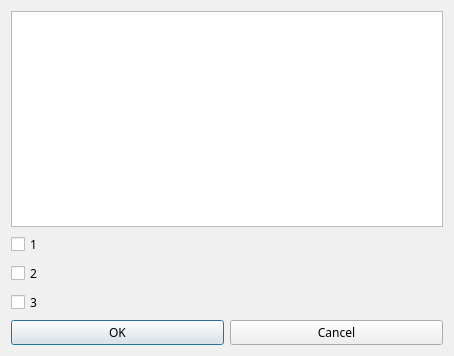
<?xml version="1.0" encoding="UTF-8"?>
<ui version="4.0">
 <class>choice_of_client_with_low_visits</class>
 <widget class="QDialog" name="choice_of_client_with_low_visits">
  <property name="geometry">
   <rect>
    <x>0</x>
    <y>0</y>
    <width>454</width>
    <height>356</height>
   </rect>
  </property>
  <property name="palette">
   <palette>
    <active>
     <colorrole role="Window">
      <brush brushstyle="SolidPattern">
       <color alpha="255">
        <red>245</red>
        <green>239</green>
        <blue>255</blue>
       </color>
      </brush>
     </colorrole>
    </active>
    <inactive>
     <colorrole role="Window">
      <brush brushstyle="SolidPattern">
       <color alpha="255">
        <red>240</red>
        <green>240</green>
        <blue>240</blue>
       </color>
      </brush>
     </colorrole>
    </inactive>
    <disabled>
     <colorrole role="Window">
      <brush brushstyle="SolidPattern">
       <color alpha="255">
        <red>245</red>
        <green>239</green>
        <blue>255</blue>
       </color>
      </brush>
     </colorrole>
    </disabled>
   </palette>
  </property>
  <property name="font">
   <font>
    <family>Kontora</family>
   </font>
  </property>
  <property name="windowTitle">
   <string>Dialog</string>
  </property>
  <layout class="QVBoxLayout" name="verticalLayout">
   <item>
    <widget class="QTextBrowser" name="textBrowser">
     <property name="palette">
      <palette>
       <active>
        <colorrole role="WindowText">
         <brush brushstyle="SolidPattern">
          <color alpha="255">
           <red>255</red>
           <green>255</green>
           <blue>255</blue>
          </color>
         </brush>
        </colorrole>
        <colorrole role="Base">
         <brush brushstyle="SolidPattern">
          <color alpha="255">
           <red>170</red>
           <green>85</green>
           <blue>127</blue>
          </color>
         </brush>
        </colorrole>
        <colorrole role="Window">
         <brush brushstyle="SolidPattern">
          <color alpha="255">
           <red>245</red>
           <green>239</green>
           <blue>255</blue>
          </color>
         </brush>
        </colorrole>
       </active>
       <inactive>
        <colorrole role="WindowText">
         <brush brushstyle="SolidPattern">
          <color alpha="255">
           <red>0</red>
           <green>0</green>
           <blue>0</blue>
          </color>
         </brush>
        </colorrole>
        <colorrole role="Base">
         <brush brushstyle="SolidPattern">
          <color alpha="255">
           <red>255</red>
           <green>255</green>
           <blue>255</blue>
          </color>
         </brush>
        </colorrole>
        <colorrole role="Window">
         <brush brushstyle="SolidPattern">
          <color alpha="255">
           <red>240</red>
           <green>240</green>
           <blue>240</blue>
          </color>
         </brush>
        </colorrole>
       </inactive>
       <disabled>
        <colorrole role="WindowText">
         <brush brushstyle="SolidPattern">
          <color alpha="255">
           <red>120</red>
           <green>120</green>
           <blue>120</blue>
          </color>
         </brush>
        </colorrole>
        <colorrole role="Base">
         <brush brushstyle="SolidPattern">
          <color alpha="255">
           <red>240</red>
           <green>240</green>
           <blue>240</blue>
          </color>
         </brush>
        </colorrole>
        <colorrole role="Window">
         <brush brushstyle="SolidPattern">
          <color alpha="255">
           <red>245</red>
           <green>239</green>
           <blue>255</blue>
          </color>
         </brush>
        </colorrole>
       </disabled>
      </palette>
     </property>
     <property name="font">
      <font>
       <family>Kontora</family>
       <pointsize>9</pointsize>
       <bold>false</bold>
      </font>
     </property>
     <property name="html">
      <string>&lt;!DOCTYPE HTML PUBLIC &quot;-//W3C//DTD HTML 4.0//EN&quot; &quot;http://www.w3.org/TR/REC-html40/strict.dtd&quot;&gt;
&lt;html&gt;&lt;head&gt;&lt;meta name=&quot;qrichtext&quot; content=&quot;1&quot; /&gt;&lt;meta charset=&quot;utf-8&quot; /&gt;&lt;style type=&quot;text/css&quot;&gt;
p, li { white-space: pre-wrap; }
hr { height: 1px; border-width: 0; }
li.unchecked::marker { content: &quot;\2610&quot;; }
li.checked::marker { content: &quot;\2612&quot;; }
&lt;/style&gt;&lt;/head&gt;&lt;body style=&quot; font-family:'Kontora'; font-size:9pt; font-weight:400; font-style:normal;&quot;&gt;
&lt;p style=&quot; margin-top:0px; margin-bottom:0px; margin-left:0px; margin-right:0px; -qt-block-indent:0; text-indent:0px;&quot;&gt;&lt;span style=&quot; font-family:'Segoe UI'; font-size:10pt; font-weight:700; color:#ffffff;&quot;&gt;Выбирете:&lt;/span&gt;&lt;/p&gt;
&lt;p style=&quot; margin-top:0px; margin-bottom:0px; margin-left:0px; margin-right:0px; -qt-block-indent:0; text-indent:0px;&quot;&gt;&lt;span style=&quot; font-family:'Segoe UI'; font-size:10pt; font-weight:700; color:#ffffff;&quot;&gt;1, если вы будете пополнять абонемент текущего клиента&lt;/span&gt;&lt;/p&gt;
&lt;p style=&quot; margin-top:0px; margin-bottom:0px; margin-left:0px; margin-right:0px; -qt-block-indent:0; text-indent:0px;&quot;&gt;&lt;span style=&quot; font-family:'Segoe UI'; font-size:10pt; font-weight:700; color:#ffffff;&quot;&gt;2, если вы не будет пополнять абонемент текущего клиента и не будете добавлять нового&lt;/span&gt;&lt;/p&gt;
&lt;p style=&quot; margin-top:0px; margin-bottom:0px; margin-left:0px; margin-right:0px; -qt-block-indent:0; text-indent:0px;&quot;&gt;&lt;span style=&quot; font-family:'Segoe UI'; font-size:10pt; font-weight:700; color:#ffffff;&quot;&gt;3, если вы будете добавлять нового клиента&lt;/span&gt;&lt;/p&gt;&lt;/body&gt;&lt;/html&gt;</string>
     </property>
    </widget>
   </item>
   <item>
    <widget class="QCheckBox" name="first_check">
     <property name="palette">
      <palette>
       <active>
        <colorrole role="Window">
         <brush brushstyle="SolidPattern">
          <color alpha="255">
           <red>245</red>
           <green>239</green>
           <blue>255</blue>
          </color>
         </brush>
        </colorrole>
       </active>
       <inactive>
        <colorrole role="Window">
         <brush brushstyle="SolidPattern">
          <color alpha="255">
           <red>240</red>
           <green>240</green>
           <blue>240</blue>
          </color>
         </brush>
        </colorrole>
       </inactive>
       <disabled>
        <colorrole role="Window">
         <brush brushstyle="SolidPattern">
          <color alpha="255">
           <red>245</red>
           <green>239</green>
           <blue>255</blue>
          </color>
         </brush>
        </colorrole>
       </disabled>
      </palette>
     </property>
     <property name="font">
      <font>
       <family>Kontora</family>
       <bold>false</bold>
      </font>
     </property>
     <property name="text">
      <string>1</string>
     </property>
    </widget>
   </item>
   <item>
    <widget class="QCheckBox" name="second_check">
     <property name="palette">
      <palette>
       <active>
        <colorrole role="Window">
         <brush brushstyle="SolidPattern">
          <color alpha="255">
           <red>245</red>
           <green>239</green>
           <blue>255</blue>
          </color>
         </brush>
        </colorrole>
       </active>
       <inactive>
        <colorrole role="Window">
         <brush brushstyle="SolidPattern">
          <color alpha="255">
           <red>240</red>
           <green>240</green>
           <blue>240</blue>
          </color>
         </brush>
        </colorrole>
       </inactive>
       <disabled>
        <colorrole role="Window">
         <brush brushstyle="SolidPattern">
          <color alpha="255">
           <red>245</red>
           <green>239</green>
           <blue>255</blue>
          </color>
         </brush>
        </colorrole>
       </disabled>
      </palette>
     </property>
     <property name="font">
      <font>
       <family>Kontora</family>
       <bold>false</bold>
      </font>
     </property>
     <property name="text">
      <string>2</string>
     </property>
    </widget>
   </item>
   <item>
    <widget class="QCheckBox" name="third_check">
     <property name="palette">
      <palette>
       <active>
        <colorrole role="Window">
         <brush brushstyle="SolidPattern">
          <color alpha="255">
           <red>245</red>
           <green>239</green>
           <blue>255</blue>
          </color>
         </brush>
        </colorrole>
       </active>
       <inactive>
        <colorrole role="Window">
         <brush brushstyle="SolidPattern">
          <color alpha="255">
           <red>240</red>
           <green>240</green>
           <blue>240</blue>
          </color>
         </brush>
        </colorrole>
       </inactive>
       <disabled>
        <colorrole role="Window">
         <brush brushstyle="SolidPattern">
          <color alpha="255">
           <red>245</red>
           <green>239</green>
           <blue>255</blue>
          </color>
         </brush>
        </colorrole>
       </disabled>
      </palette>
     </property>
     <property name="font">
      <font>
       <family>Kontora</family>
       <bold>false</bold>
      </font>
     </property>
     <property name="text">
      <string>3</string>
     </property>
    </widget>
   </item>
   <item>
    <layout class="QHBoxLayout" name="horizontalLayout">
     <item>
      <widget class="QPushButton" name="OK_btn">
       <property name="palette">
        <palette>
         <active>
          <colorrole role="Window">
           <brush brushstyle="SolidPattern">
            <color alpha="255">
             <red>245</red>
             <green>239</green>
             <blue>255</blue>
            </color>
           </brush>
          </colorrole>
         </active>
         <inactive>
          <colorrole role="Window">
           <brush brushstyle="SolidPattern">
            <color alpha="255">
             <red>240</red>
             <green>240</green>
             <blue>240</blue>
            </color>
           </brush>
          </colorrole>
         </inactive>
         <disabled>
          <colorrole role="Window">
           <brush brushstyle="SolidPattern">
            <color alpha="255">
             <red>245</red>
             <green>239</green>
             <blue>255</blue>
            </color>
           </brush>
          </colorrole>
         </disabled>
        </palette>
       </property>
       <property name="font">
        <font>
         <family>Kontora</family>
         <bold>false</bold>
        </font>
       </property>
       <property name="text">
        <string>OK</string>
       </property>
      </widget>
     </item>
     <item>
      <widget class="QPushButton" name="Cancel_btn">
       <property name="palette">
        <palette>
         <active>
          <colorrole role="Window">
           <brush brushstyle="SolidPattern">
            <color alpha="255">
             <red>245</red>
             <green>239</green>
             <blue>255</blue>
            </color>
           </brush>
          </colorrole>
         </active>
         <inactive>
          <colorrole role="Window">
           <brush brushstyle="SolidPattern">
            <color alpha="255">
             <red>240</red>
             <green>240</green>
             <blue>240</blue>
            </color>
           </brush>
          </colorrole>
         </inactive>
         <disabled>
          <colorrole role="Window">
           <brush brushstyle="SolidPattern">
            <color alpha="255">
             <red>245</red>
             <green>239</green>
             <blue>255</blue>
            </color>
           </brush>
          </colorrole>
         </disabled>
        </palette>
       </property>
       <property name="font">
        <font>
         <family>Kontora</family>
         <bold>false</bold>
        </font>
       </property>
       <property name="text">
        <string>Cancel</string>
       </property>
      </widget>
     </item>
    </layout>
   </item>
  </layout>
 </widget>
 <resources/>
 <connections>
  <connection>
   <sender>Cancel_btn</sender>
   <signal>clicked()</signal>
   <receiver>choice_of_client_with_low_visits</receiver>
   <slot>reject()</slot>
   <hints>
    <hint type="sourcelabel">
     <x>352</x>
     <y>334</y>
    </hint>
    <hint type="destinationlabel">
     <x>451</x>
     <y>315</y>
    </hint>
   </hints>
  </connection>
  <connection>
   <sender>OK_btn</sender>
   <signal>clicked()</signal>
   <receiver>choice_of_client_with_low_visits</receiver>
   <slot>accept()</slot>
   <hints>
    <hint type="sourcelabel">
     <x>169</x>
     <y>331</y>
    </hint>
    <hint type="destinationlabel">
     <x>106</x>
     <y>310</y>
    </hint>
   </hints>
  </connection>
 </connections>
</ui>
